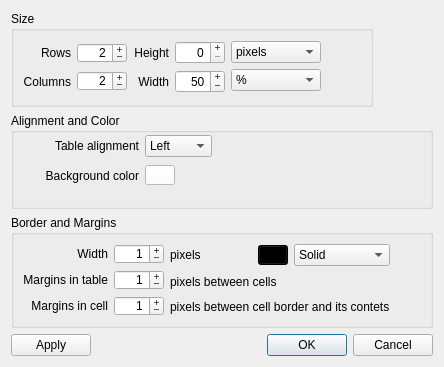
<?xml version="1.0" encoding="UTF-8"?>
<ui version="4.0">
 <class>TableProperty</class>
 <widget class="QDialog" name="TableProperty">
  <property name="geometry">
   <rect>
    <x>0</x>
    <y>0</y>
    <width>444</width>
    <height>367</height>
   </rect>
  </property>
  <property name="windowTitle">
   <string>Table property</string>
  </property>
  <layout class="QGridLayout" name="gridLayout_2">
   <item row="0" column="0">
    <widget class="QGroupBox" name="groupBox">
     <property name="sizePolicy">
      <sizepolicy hsizetype="Maximum" vsizetype="Minimum">
       <horstretch>0</horstretch>
       <verstretch>0</verstretch>
      </sizepolicy>
     </property>
     <property name="title">
      <string>Size</string>
     </property>
     <layout class="QGridLayout" name="gridLayout">
      <item row="0" column="0">
       <layout class="QHBoxLayout" name="horizontalLayout">
        <item>
         <layout class="QVBoxLayout" name="verticalLayout">
          <item>
           <widget class="QLabel" name="label">
            <property name="text">
             <string>Rows</string>
            </property>
            <property name="alignment">
             <set>Qt::AlignRight|Qt::AlignTrailing|Qt::AlignVCenter</set>
            </property>
           </widget>
          </item>
          <item>
           <widget class="QLabel" name="label_2">
            <property name="text">
             <string>Columns</string>
            </property>
            <property name="alignment">
             <set>Qt::AlignRight|Qt::AlignTrailing|Qt::AlignVCenter</set>
            </property>
           </widget>
          </item>
         </layout>
        </item>
        <item>
         <layout class="QVBoxLayout" name="verticalLayout_2">
          <item>
           <widget class="QSpinBox" name="SBRows">
            <property name="minimumSize">
             <size>
              <width>50</width>
              <height>20</height>
             </size>
            </property>
            <property name="maximumSize">
             <size>
              <width>50</width>
              <height>20</height>
             </size>
            </property>
            <property name="alignment">
             <set>Qt::AlignRight|Qt::AlignTrailing|Qt::AlignVCenter</set>
            </property>
            <property name="buttonSymbols">
             <enum>QAbstractSpinBox::PlusMinus</enum>
            </property>
            <property name="minimum">
             <number>1</number>
            </property>
            <property name="maximum">
             <number>999</number>
            </property>
            <property name="value">
             <number>2</number>
            </property>
           </widget>
          </item>
          <item>
           <widget class="QSpinBox" name="SBColumns">
            <property name="minimumSize">
             <size>
              <width>50</width>
              <height>20</height>
             </size>
            </property>
            <property name="maximumSize">
             <size>
              <width>50</width>
              <height>20</height>
             </size>
            </property>
            <property name="alignment">
             <set>Qt::AlignRight|Qt::AlignTrailing|Qt::AlignVCenter</set>
            </property>
            <property name="buttonSymbols">
             <enum>QAbstractSpinBox::PlusMinus</enum>
            </property>
            <property name="minimum">
             <number>1</number>
            </property>
            <property name="maximum">
             <number>999</number>
            </property>
            <property name="value">
             <number>2</number>
            </property>
           </widget>
          </item>
         </layout>
        </item>
        <item>
         <layout class="QVBoxLayout" name="verticalLayout_3">
          <item>
           <widget class="QLabel" name="LHeight">
            <property name="text">
             <string>Height</string>
            </property>
            <property name="alignment">
             <set>Qt::AlignRight|Qt::AlignTrailing|Qt::AlignVCenter</set>
            </property>
           </widget>
          </item>
          <item>
           <widget class="QLabel" name="label_4">
            <property name="text">
             <string>Width</string>
            </property>
            <property name="alignment">
             <set>Qt::AlignRight|Qt::AlignTrailing|Qt::AlignVCenter</set>
            </property>
           </widget>
          </item>
         </layout>
        </item>
        <item>
         <layout class="QVBoxLayout" name="verticalLayout_4">
          <item>
           <widget class="QSpinBox" name="SBHeight">
            <property name="minimumSize">
             <size>
              <width>50</width>
              <height>0</height>
             </size>
            </property>
            <property name="maximumSize">
             <size>
              <width>50</width>
              <height>16777215</height>
             </size>
            </property>
            <property name="alignment">
             <set>Qt::AlignRight|Qt::AlignTrailing|Qt::AlignVCenter</set>
            </property>
            <property name="buttonSymbols">
             <enum>QAbstractSpinBox::PlusMinus</enum>
            </property>
            <property name="minimum">
             <number>0</number>
            </property>
            <property name="maximum">
             <number>999</number>
            </property>
            <property name="value">
             <number>0</number>
            </property>
           </widget>
          </item>
          <item>
           <widget class="QSpinBox" name="SBWidth">
            <property name="minimumSize">
             <size>
              <width>50</width>
              <height>0</height>
             </size>
            </property>
            <property name="maximumSize">
             <size>
              <width>50</width>
              <height>16777215</height>
             </size>
            </property>
            <property name="alignment">
             <set>Qt::AlignRight|Qt::AlignTrailing|Qt::AlignVCenter</set>
            </property>
            <property name="buttonSymbols">
             <enum>QAbstractSpinBox::PlusMinus</enum>
            </property>
            <property name="minimum">
             <number>0</number>
            </property>
            <property name="maximum">
             <number>999</number>
            </property>
            <property name="value">
             <number>50</number>
            </property>
           </widget>
          </item>
         </layout>
        </item>
        <item>
         <layout class="QVBoxLayout" name="verticalLayout_5">
          <item>
           <widget class="QComboBox" name="CBHeight">
            <property name="minimumSize">
             <size>
              <width>90</width>
              <height>0</height>
             </size>
            </property>
            <property name="maximumSize">
             <size>
              <width>90</width>
              <height>16777215</height>
             </size>
            </property>
            <item>
             <property name="text">
              <string>pixels</string>
             </property>
            </item>
            <item>
             <property name="text">
              <string>% </string>
             </property>
            </item>
           </widget>
          </item>
          <item>
           <widget class="QComboBox" name="CBWidth">
            <property name="minimumSize">
             <size>
              <width>90</width>
              <height>0</height>
             </size>
            </property>
            <property name="maximumSize">
             <size>
              <width>90</width>
              <height>16777215</height>
             </size>
            </property>
            <property name="currentIndex">
             <number>1</number>
            </property>
            <item>
             <property name="text">
              <string>pixels</string>
             </property>
            </item>
            <item>
             <property name="text">
              <string>% </string>
             </property>
            </item>
           </widget>
          </item>
         </layout>
        </item>
        <item>
         <spacer name="horizontalSpacer">
          <property name="orientation">
           <enum>Qt::Horizontal</enum>
          </property>
          <property name="sizeHint" stdset="0">
           <size>
            <width>40</width>
            <height>20</height>
           </size>
          </property>
         </spacer>
        </item>
       </layout>
      </item>
     </layout>
    </widget>
   </item>
   <item row="1" column="0">
    <widget class="QGroupBox" name="groupBox_3">
     <property name="title">
      <string>Alignment and Color</string>
     </property>
     <widget class="QWidget" name="layoutWidget">
      <property name="geometry">
       <rect>
        <x>10</x>
        <y>20</y>
        <width>191</width>
        <height>55</height>
       </rect>
      </property>
      <layout class="QHBoxLayout" name="horizontalLayout_4">
       <item>
        <layout class="QVBoxLayout" name="verticalLayout_10">
         <item>
          <widget class="QLabel" name="label_11">
           <property name="text">
            <string>Table alignment</string>
           </property>
           <property name="alignment">
            <set>Qt::AlignRight|Qt::AlignTrailing|Qt::AlignVCenter</set>
           </property>
          </widget>
         </item>
         <item>
          <widget class="QLabel" name="label_12">
           <property name="text">
            <string>Background color</string>
           </property>
           <property name="alignment">
            <set>Qt::AlignRight|Qt::AlignTrailing|Qt::AlignVCenter</set>
           </property>
          </widget>
         </item>
        </layout>
       </item>
       <item>
        <layout class="QVBoxLayout" name="verticalLayout_11">
         <item>
          <widget class="QComboBox" name="CBAllign">
           <item>
            <property name="text">
             <string>Left</string>
            </property>
           </item>
           <item>
            <property name="text">
             <string>Center</string>
            </property>
           </item>
           <item>
            <property name="text">
             <string>Right</string>
            </property>
           </item>
          </widget>
         </item>
         <item>
          <widget class="QPushButton" name="PBTableColor">
           <property name="minimumSize">
            <size>
             <width>30</width>
             <height>20</height>
            </size>
           </property>
           <property name="maximumSize">
            <size>
             <width>30</width>
             <height>20</height>
            </size>
           </property>
           <property name="styleSheet">
            <string notr="true">background-color: rgba(255, 255, 255);</string>
           </property>
           <property name="text">
            <string/>
           </property>
          </widget>
         </item>
        </layout>
       </item>
      </layout>
     </widget>
    </widget>
   </item>
   <item row="2" column="0">
    <widget class="QGroupBox" name="groupBox_2">
     <property name="title">
      <string>Border and Margins</string>
     </property>
     <layout class="QVBoxLayout" name="verticalLayout_9">
      <item>
       <layout class="QHBoxLayout" name="horizontalLayout_3">
        <item>
         <layout class="QVBoxLayout" name="verticalLayout_6">
          <item>
           <widget class="QLabel" name="label_5">
            <property name="text">
             <string>Width</string>
            </property>
            <property name="alignment">
             <set>Qt::AlignRight|Qt::AlignTrailing|Qt::AlignVCenter</set>
            </property>
           </widget>
          </item>
          <item>
           <widget class="QLabel" name="label_7">
            <property name="text">
             <string>Margins in table</string>
            </property>
            <property name="alignment">
             <set>Qt::AlignRight|Qt::AlignTrailing|Qt::AlignVCenter</set>
            </property>
           </widget>
          </item>
          <item>
           <widget class="QLabel" name="label_9">
            <property name="text">
             <string>Margins in cell</string>
            </property>
            <property name="alignment">
             <set>Qt::AlignRight|Qt::AlignTrailing|Qt::AlignVCenter</set>
            </property>
           </widget>
          </item>
         </layout>
        </item>
        <item>
         <layout class="QVBoxLayout" name="verticalLayout_7">
          <item>
           <widget class="QSpinBox" name="SBBorder">
            <property name="minimumSize">
             <size>
              <width>50</width>
              <height>20</height>
             </size>
            </property>
            <property name="maximumSize">
             <size>
              <width>50</width>
              <height>20</height>
             </size>
            </property>
            <property name="alignment">
             <set>Qt::AlignRight|Qt::AlignTrailing|Qt::AlignVCenter</set>
            </property>
            <property name="buttonSymbols">
             <enum>QAbstractSpinBox::PlusMinus</enum>
            </property>
            <property name="minimum">
             <number>0</number>
            </property>
            <property name="maximum">
             <number>999</number>
            </property>
            <property name="value">
             <number>1</number>
            </property>
           </widget>
          </item>
          <item>
           <widget class="QSpinBox" name="SBTableMargins">
            <property name="minimumSize">
             <size>
              <width>50</width>
              <height>20</height>
             </size>
            </property>
            <property name="maximumSize">
             <size>
              <width>50</width>
              <height>20</height>
             </size>
            </property>
            <property name="alignment">
             <set>Qt::AlignRight|Qt::AlignTrailing|Qt::AlignVCenter</set>
            </property>
            <property name="buttonSymbols">
             <enum>QAbstractSpinBox::PlusMinus</enum>
            </property>
            <property name="minimum">
             <number>0</number>
            </property>
            <property name="maximum">
             <number>999</number>
            </property>
            <property name="value">
             <number>1</number>
            </property>
           </widget>
          </item>
          <item>
           <widget class="QSpinBox" name="SBCellMargins">
            <property name="minimumSize">
             <size>
              <width>50</width>
              <height>20</height>
             </size>
            </property>
            <property name="maximumSize">
             <size>
              <width>50</width>
              <height>20</height>
             </size>
            </property>
            <property name="alignment">
             <set>Qt::AlignRight|Qt::AlignTrailing|Qt::AlignVCenter</set>
            </property>
            <property name="buttonSymbols">
             <enum>QAbstractSpinBox::PlusMinus</enum>
            </property>
            <property name="minimum">
             <number>0</number>
            </property>
            <property name="maximum">
             <number>999</number>
            </property>
            <property name="value">
             <number>1</number>
            </property>
           </widget>
          </item>
         </layout>
        </item>
        <item>
         <layout class="QVBoxLayout" name="verticalLayout_8">
          <item>
           <layout class="QHBoxLayout" name="horizontalLayout_2">
            <item>
             <widget class="QLabel" name="label_6">
              <property name="text">
               <string>pixels</string>
              </property>
             </widget>
            </item>
            <item>
             <widget class="QPushButton" name="PBBorderColor">
              <property name="minimumSize">
               <size>
                <width>30</width>
                <height>20</height>
               </size>
              </property>
              <property name="maximumSize">
               <size>
                <width>30</width>
                <height>20</height>
               </size>
              </property>
              <property name="styleSheet">
               <string notr="true">background-color: rgb(0, 0, 0);</string>
              </property>
              <property name="text">
               <string/>
              </property>
             </widget>
            </item>
            <item>
             <widget class="QComboBox" name="CBBorderStyle">
              <property name="minimumSize">
               <size>
                <width>0</width>
                <height>22</height>
               </size>
              </property>
              <property name="maximumSize">
               <size>
                <width>16777215</width>
                <height>22</height>
               </size>
              </property>
              <property name="currentIndex">
               <number>3</number>
              </property>
              <item>
               <property name="text">
                <string>None</string>
               </property>
              </item>
              <item>
               <property name="text">
                <string>Dotted</string>
               </property>
              </item>
              <item>
               <property name="text">
                <string>Dashed</string>
               </property>
              </item>
              <item>
               <property name="text">
                <string>Solid</string>
               </property>
              </item>
              <item>
               <property name="text">
                <string>Double</string>
               </property>
              </item>
              <item>
               <property name="text">
                <string>DotDash</string>
               </property>
              </item>
              <item>
               <property name="text">
                <string>DotDotDash</string>
               </property>
              </item>
              <item>
               <property name="text">
                <string>Groove</string>
               </property>
              </item>
              <item>
               <property name="text">
                <string>Ridge</string>
               </property>
              </item>
              <item>
               <property name="text">
                <string>Inset</string>
               </property>
              </item>
              <item>
               <property name="text">
                <string>Outset</string>
               </property>
              </item>
             </widget>
            </item>
           </layout>
          </item>
          <item>
           <widget class="QLabel" name="label_8">
            <property name="text">
             <string>pixels between cells</string>
            </property>
           </widget>
          </item>
          <item>
           <widget class="QLabel" name="label_10">
            <property name="text">
             <string>pixels between cell border and its contets</string>
            </property>
           </widget>
          </item>
         </layout>
        </item>
        <item>
         <spacer name="horizontalSpacer_2">
          <property name="orientation">
           <enum>Qt::Horizontal</enum>
          </property>
          <property name="sizeHint" stdset="0">
           <size>
            <width>40</width>
            <height>20</height>
           </size>
          </property>
         </spacer>
        </item>
       </layout>
      </item>
     </layout>
    </widget>
   </item>
   <item row="3" column="0">
    <layout class="QHBoxLayout" name="horizontalLayout_5">
     <item>
      <widget class="QPushButton" name="PBApply">
       <property name="text">
        <string>Apply</string>
       </property>
      </widget>
     </item>
     <item>
      <widget class="QDialogButtonBox" name="buttonBox">
       <property name="orientation">
        <enum>Qt::Horizontal</enum>
       </property>
       <property name="standardButtons">
        <set>QDialogButtonBox::Cancel|QDialogButtonBox::Ok</set>
       </property>
      </widget>
     </item>
    </layout>
   </item>
  </layout>
 </widget>
 <resources/>
 <connections>
  <connection>
   <sender>buttonBox</sender>
   <signal>accepted()</signal>
   <receiver>TableProperty</receiver>
   <slot>accept()</slot>
   <hints>
    <hint type="sourcelabel">
     <x>248</x>
     <y>254</y>
    </hint>
    <hint type="destinationlabel">
     <x>157</x>
     <y>274</y>
    </hint>
   </hints>
  </connection>
  <connection>
   <sender>buttonBox</sender>
   <signal>rejected()</signal>
   <receiver>TableProperty</receiver>
   <slot>reject()</slot>
   <hints>
    <hint type="sourcelabel">
     <x>316</x>
     <y>260</y>
    </hint>
    <hint type="destinationlabel">
     <x>286</x>
     <y>274</y>
    </hint>
   </hints>
  </connection>
 </connections>
</ui>
